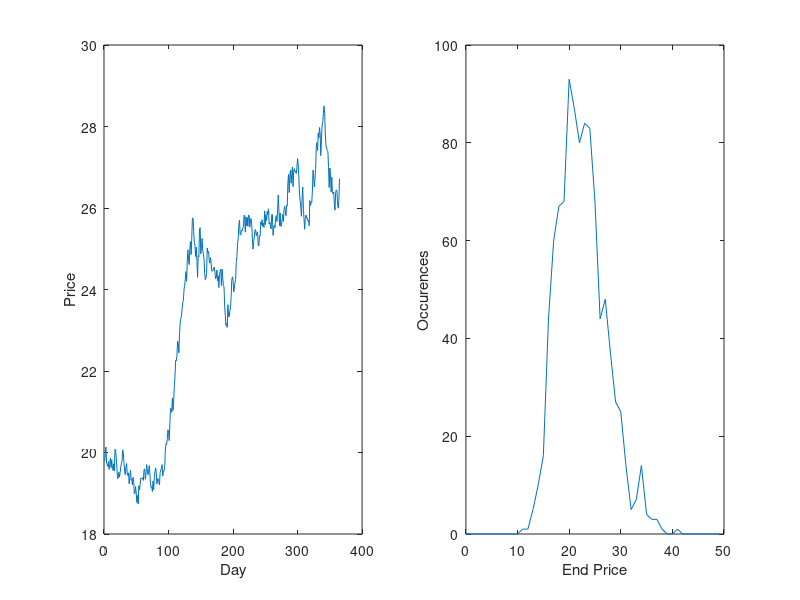

Write MATLAB code to recreate this figure.
one_year = [19.7832700000000
19.9794600000000
20.1344500000000
19.7342200000000
19.6980700000000
19.6543900000000
19.7758400000000
19.5831900000000
19.7214100000000
19.8644700000000
19.6310400000000
19.8210100000000
19.6118000000000
19.5611900000000
19.7225100000000
19.5466800000000
20.0773200000000
20.0538200000000
19.8696800000000
19.6124100000000
19.3575600000000
19.3890600000000
19.5138900000000
19.3935000000000
19.5086000000000
19.6544500000000
19.7216500000000
19.8087600000000
20.0669300000000
19.9628800000000
19.7299400000000
19.5404000000000
19.4570200000000
19.6473800000000
19.7307800000000
19.4733700000000
19.4369700000000
19.5009900000000
19.2285400000000
19.3877300000000
19.5623300000000
19.3208800000000
19.3507000000000
19.2095900000000
19.3917100000000
19.2807400000000
18.9865800000000
19.0176500000000
19.1657400000000
18.9801600000000
18.7731500000000
18.9427900000000
18.7362600000000
19.1869600000000
19.0792100000000
19.2183700000000
19.3721300000000
19.3557500000000
19.3583100000000
19.3838500000000
19.3140100000000
19.5768100000000
19.5971200000000
19.3427100000000
19.4471800000000
19.7018300000000
19.6059400000000
19.4576700000000
19.4805300000000
19.6786000000000
19.5175500000000
19.2336800000000
19.1385100000000
19.1539300000000
19.0432500000000
19.3008700000000
19.0909800000000
19.3821000000000
19.5279700000000
19.6237900000000
19.5021400000000
19.2245800000000
19.3590500000000
19.3507600000000
19.2799000000000
19.2087500000000
19.5157000000000
19.5631000000000
19.6157000000000
19.7035700000000
19.4215400000000
19.5134600000000
19.5750300000000
19.5937000000000
20.0414200000000
20.2157000000000
20.1987100000000
20.3151200000000
20.5595900000000
20.4953900000000
20.2938900000000
20.6724400000000
21.0794500000000
21.0782700000000
20.9871700000000
21.3391500000000
21.0334600000000
21.2866900000000
21.6227500000000
21.8702000000000
22.2643800000000
22.2509600000000
22.3648100000000
22.7276400000000
22.6858900000000
22.4447100000000
22.8949300000000
23.1746900000000
23.2831400000000
23.3429200000000
23.5222500000000
23.6873000000000
23.7298700000000
23.9957500000000
24.1006500000000
24.2551400000000
24.4394000000000
24.2020700000000
24.6581400000000
24.9741700000000
24.7269200000000
24.6108300000000
24.9820700000000
25.1757700000000
24.8587000000000
25.2578200000000
25.7505700000000
25.7549100000000
25.4259400000000
25.1480600000000
25.0882600000000
24.8083300000000
25.0391100000000
24.7162200000000
24.2978300000000
24.8307700000000
24.8034900000000
25.4602600000000
25.5176700000000
24.8769100000000
25.0238600000000
25.2550500000000
24.9435900000000
24.8780600000000
24.7480300000000
24.3987100000000
24.2402300000000
24.2787400000000
24.3951100000000
25.0196300000000
24.8970000000000
24.9308800000000
24.7124300000000
24.6452700000000
24.7801200000000
24.6480500000000
24.4536200000000
24.4517800000000
24.4624800000000
24.5355500000000
24.5426100000000
24.4237100000000
24.2626800000000
24.3065900000000
24.4803100000000
24.2166100000000
24.3349100000000
24.0463500000000
24.3555500000000
24.4443200000000
24.4972900000000
24.0987000000000
24.4969000000000
24.3014800000000
24.0946100000000
24.0721000000000
23.5975900000000
23.3638400000000
23.1186100000000
23.1730400000000
23.0711200000000
23.6255400000000
23.3702800000000
23.3278500000000
23.4866300000000
23.5230500000000
23.8027600000000
24.2301900000000
24.3112300000000
24.2282800000000
23.9380900000000
24.0379200000000
24.1763800000000
24.2429600000000
24.6901800000000
24.8064900000000
25.1317000000000
25.2530800000000
25.5812600000000
25.7007500000000
25.3452200000000
25.3397700000000
25.4508900000000
25.4327100000000
25.5003500000000
25.5311600000000
25.8227900000000
25.8022600000000
25.4073600000000
25.7814400000000
25.5588000000000
25.7660400000000
25.5532600000000
25.8298400000000
25.8077700000000
25.5296000000000
25.7162900000000
25.7427800000000
25.5787700000000
25.2360400000000
24.9915900000000
25.1759200000000
25.3115800000000
25.4689800000000
25.4567900000000
25.3181900000000
25.3822100000000
25.4151300000000
25.0840200000000
25.0698800000000
25.3179000000000
25.3058200000000
25.6584700000000
25.5907200000000
25.7118600000000
25.5443400000000
25.6237700000000
25.5245400000000
25.9289700000000
25.5920000000000
25.8307900000000
25.6971200000000
25.9199900000000
25.8329600000000
25.9812200000000
25.6034600000000
25.6461100000000
25.5892200000000
25.4866000000000
25.8396300000000
25.8412700000000
25.3286600000000
25.5147000000000
25.5728900000000
25.5137100000000
25.7306200000000
25.8128500000000
25.6718600000000
25.9301800000000
26.3207500000000
25.9791000000000
25.5703100000000
25.8780500000000
25.5485300000000
25.5802300000000
25.7118800000000
25.8431200000000
25.6695400000000
25.9569500000000
26.0425800000000
25.9349300000000
25.8130200000000
26.0674700000000
26.0530100000000
26.6297000000000
26.8215200000000
26.3804400000000
26.7820700000000
26.9268700000000
26.6083200000000
26.8446700000000
27.0034900000000
26.5235800000000
26.9097600000000
26.9644900000000
26.8876100000000
26.9018900000000
26.8458600000000
27.0034300000000
27.2142300000000
27.0755700000000
26.7386000000000
26.3389400000000
26.1781800000000
26.0282000000000
25.7970500000000
26.2483600000000
26.5148700000000
25.9932100000000
25.7282600000000
25.4782900000000
25.7381800000000
25.8258900000000
25.7511700000000
25.7570100000000
25.6857700000000
25.7034900000000
25.5645500000000
26.1833400000000
26.0570200000000
26.1335900000000
26.1291600000000
26.4422900000000
26.9298500000000
26.7350400000000
26.5177400000000
26.7276000000000
26.9707700000000
27.5018300000000
27.6056200000000
27.4114000000000
27.8419400000000
27.7157300000000
27.9741900000000
27.8275000000000
27.2854500000000
27.6964100000000
28.0361000000000
28.0976600000000
28.3224300000000
28.5065900000000
28.3217000000000
27.8170800000000
27.5295800000000
27.4711400000000
27.4043600000000
27.3909100000000
26.9945100000000
26.5029100000000
26.9823700000000
26.8476200000000
26.3976900000000
26.7559400000000
26.3599100000000
26.3561400000000
26.3889200000000
26.0860400000000
25.9461700000000
26.3709800000000
26.4423700000000
26.4270900000000
26.1122800000000
25.9947200000000
26.1847600000000
26.7151700000000];

end_results = [0	0
1	0
2	0
3	0
4	0
5	0
6	0
7	0
8	0
9	0
10	0
11	1
12	1
13	5
14	10
15	16
16	44
17	60
18	67
19	68
20	93
21	87
22	80
23	84
24	83
25	68
26	44
27	48
28	37
29	27
30	25
31	14
32	5
33	7
34	14
35	4
36	3
37	3
38	1
39	0
40	0
41	1
42	0
43	0
44	0
45	0
46	0
47	0
48	0
49	0
];
subplot(1,2,1)
plot([1:365],one_year)
xlabel('Day')
ylabel('Price')
subplot(1,2,2)
plot(end_results(:,1),end_results(:,2))
xlabel('End Price')
ylabel('Occurences')